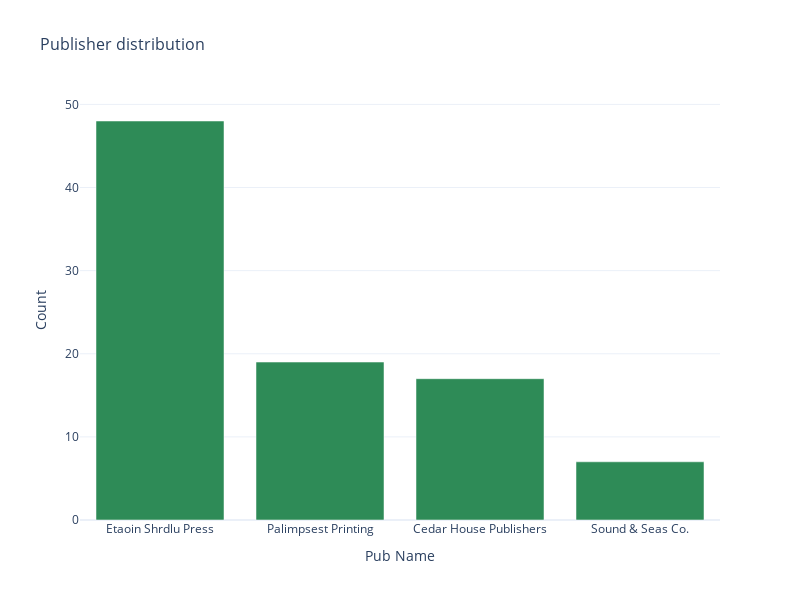

The notebook cell saved with this chart:
### Markdown cell above
### 4.2.2 Publisher distribution

### Code cell
create_vertical_bar_plot(sales_total, 'pub_name', 'Publisher distribution')

### Figure 1 — Plotly figure (JSON) as saved in the notebook; plotly's stock layout.template omitted (floating-point values rounded to 4 significant figures)
{"data": [{"alignmentgroup": "True", "hovertemplate": "Pub Name=%{x}<br>Count=%{y}<extra></extra>", "legendgroup": "", "marker": {"color": "seagreen", "pattern": {"shape": ""}}, "name": "", "offsetgroup": "", "orientation": "v", "showlegend": false, "textposition": "auto", "type": "bar", "x": ["Etaoin Shrdlu Press", "Palimpsest Printing", "Cedar House Publishers", "Sound & Seas Co."], "xaxis": "x", "y": [48, 19, 17, 7], "yaxis": "y"}], "layout": {"barmode": "relative", "height": 600, "legend": {"tracegroupgap": 0}, "title": {"font": {"size": 16}, "text": "Publisher distribution"}, "width": 800, "xaxis": {"anchor": "y", "domain": [0, 1], "title": {"text": "Pub Name"}}, "yaxis": {"anchor": "x", "domain": [0, 1], "title": {"text": "Count"}}}}
